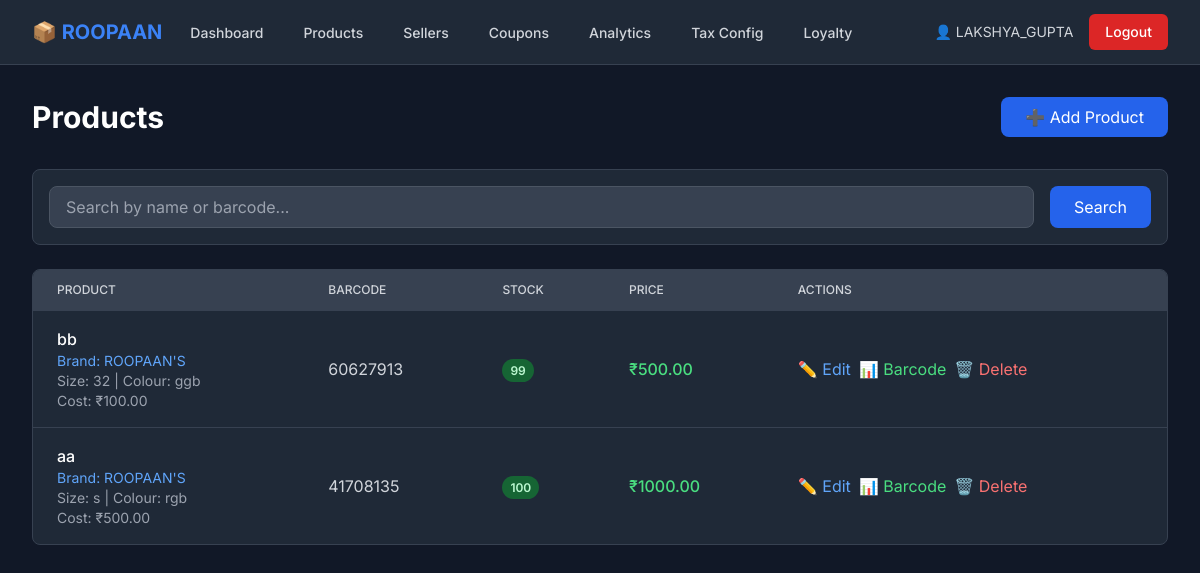
Before: /inventory/products/ (signed in) with the older database file.
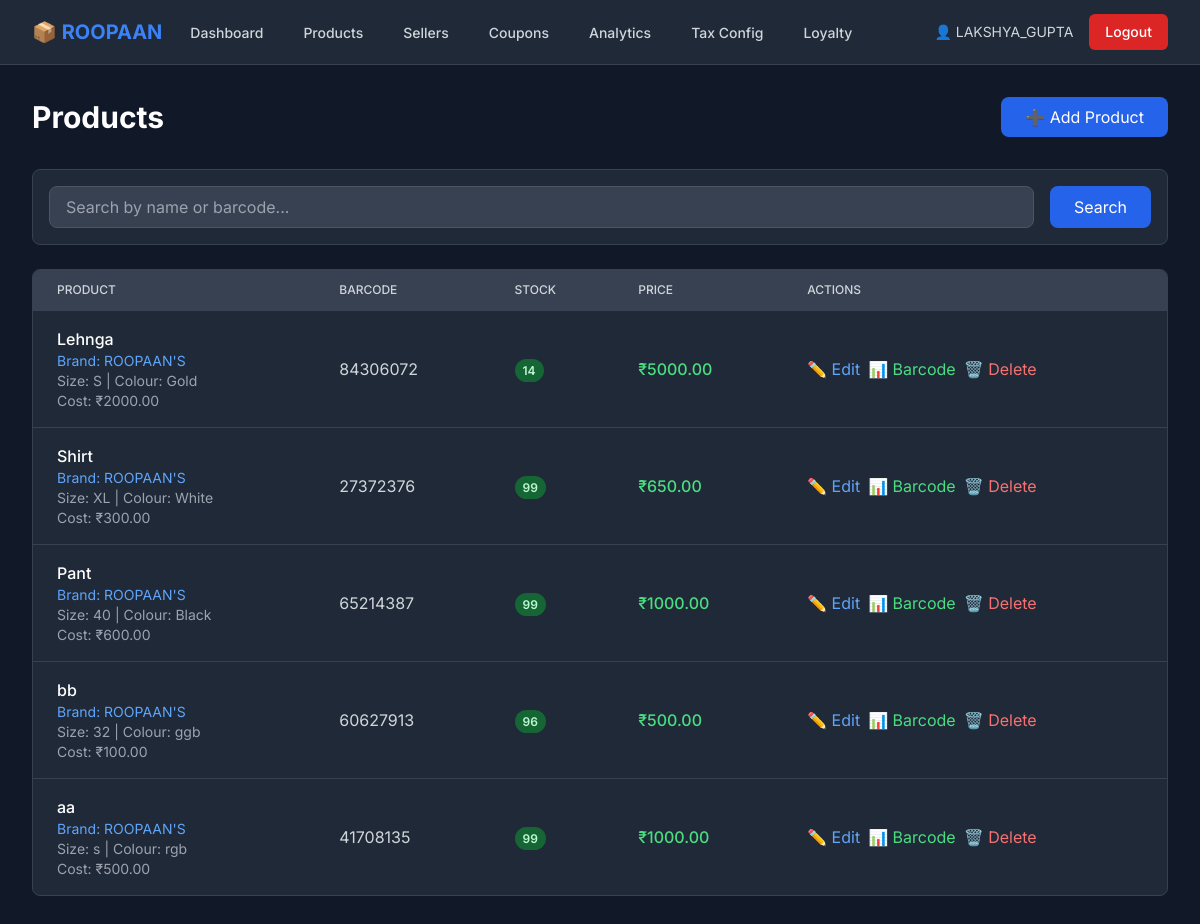
After: the same page with the newer database file.
### inventory/models.py (models this page shows, shortened)
class User(AbstractUser):
    USER_TYPE_CHOICES = [
        ('inventory', 'Inventory Manager'),
        ('seller', 'Seller'),
    ]
    user_type = models.CharField(max_length=20, choices=USER_TYPE_CHOICES, default='inventory')
    phone = models.CharField(max_length=15, blank=True, null=True)

class Product(models.Model):
    id = models.UUIDField(primary_key=True, default=uuid.uuid4, editable=False)
    name = models.CharField(max_length=255)
    brand = models.CharField(max_length=100, blank=True, null=True, default="ROOPAAN'S")
    size = models.CharField(max_length=50, blank=True, null=True)
    colour = models.CharField(max_length=50, blank=True, null=True)
    barcode = models.CharField(max_length=100, unique=True, blank=True)
    quantity = models.IntegerField(default=0, validators=[MinValueValidator(0)])
    selling_price = models.DecimalField(
        max_digits=10,
        decimal_places=2,
        validators=[MinValueValidator(Decimal('0.00'))]
    )
    cost_price = models.DecimalField(
        max_digits=10,
        decimal_places=2,
        validators=[MinValueValidator(Decimal('0.00'))]
    )
    import_duty = models.DecimalField(
        max_digits=10,
        decimal_places=2,
        default=Decimal('0.00'),
        validators=[MinValueValidator(Decimal('0.00'))]
    )
    description = models.TextField(blank=True, null=True)
    image = models.ImageField(upload_to='products/', blank=True, null=True)
    created_at = models.DateTimeField(auto_now_add=True)
    updated_at = models.DateTimeField(auto_now=True)
    created_by = models.ForeignKey(User, on_delete=models.SET_NULL, null=True)
    class Meta:
        ordering = ['-created_at']

### inventory/views.py (the view)
# urls.py: path('products/', views.product_list, name='product_list'),
@login_required
@user_passes_test(is_inventory_manager)
def product_list(request):
    query = request.GET.get('q', '')
    products = Product.objects.all()
    if query:
        products = products.filter(
            Q(name__icontains=query) |
            Q(barcode__icontains=query)
        )
    context = {'products': products, 'query': query}
    return render(request, 'inventory/product_list.html', context)

### inventory/views.py (called while the page is built)
def is_inventory_manager(user):
    return user.is_authenticated and user.user_type == 'inventory'

### templates/inventory/product_list.html (shortened to what this page needs)
{% extends 'base.html' %}
{% block content %}
<div class="max-w-7xl mx-auto px-4 sm:px-6 lg:px-8 py-8">
    <div class="flex justify-between items-center mb-8">
        <h1 class="text-3xl font-bold text-white">Products</h1>
        <a href="{% url 'inventory:add_product' %}" class="bg-blue-600 hover:bg-blue-700 text-white px-6 py-2 rounded-lg">
            ➕ Add Product
        </a>
    </div>
    <div class="bg-gray-800 rounded-lg p-4 border border-gray-700 mb-6">
        <form method="GET" class="flex gap-4">
            <input type="text" name="q" value="{{ query }}"
                   placeholder="Search by name or barcode..."
                   class="flex-1 px-4 py-2 bg-gray-700 border border-gray-600 rounded-lg focus:outline-none focus:border-blue-500 text-white">
            <button type="submit" class="bg-blue-600 hover:bg-blue-700 text-white px-6 py-2 rounded-lg">
                Search
            </button>
        </form>
    </div>
    <div class="bg-gray-800 rounded-lg border border-gray-700 overflow-hidden">
        <table class="min-w-full divide-y divide-gray-700">
            <thead class="bg-gray-700">
                <tr>
                    <th class="px-6 py-3 text-left text-xs font-medium text-gray-300 uppercase">Product</th>
                    <th class="px-6 py-3 text-left text-xs font-medium text-gray-300 uppercase">Barcode</th>
                    <th class="px-6 py-3 text-left text-xs font-medium text-gray-300 uppercase">Stock</th>
                    <th class="px-6 py-3 text-left text-xs font-medium text-gray-300 uppercase">Price</th>
                    <th class="px-6 py-3 text-left text-xs font-medium text-gray-300 uppercase">Actions</th>
                </tr>
            </thead>
            <tbody class="divide-y divide-gray-700">
                {% for product in products %}
                <tr class="hover:bg-gray-700">
                    <td class="px-6 py-4">
                        <div class="text-white font-medium">{{ product.name }}</div>
                        <div class="text-blue-400 text-sm">Brand: {{ product.brand|default:"ROOPAN'S" }}</div>
                        {% if product.size or product.colour %}
                        <div class="text-gray-400 text-sm">
                            {% if product.size %}Size: {{ product.size }}{% endif %}
                            {% if product.size and product.colour %} | {% endif %}
                            {% if product.colour %}Colour: {{ product.colour }}{% endif %}
                        </div>
                        {% endif %}
                        <div class="text-gray-400 text-sm">Cost: ₹{{ product.cost_price }}</div>
                    </td>
                    <td class="px-6 py-4 text-gray-300">{{ product.barcode }}</td>
                    <td class="px-6 py-4">
                        <span class="px-2 py-1 text-xs font-semibold rounded-full {% if product.quantity <= 10 %}bg-red-800 text-red-200{% else %}bg-green-800 text-green-200{% endif %}">
                            {{ product.quantity }}
                        </span>
                    </td>
                    <td class="px-6 py-4 text-green-400 font-medium">₹{{ product.selling_price }}</td>
                    <td class="px-6 py-4">
                        <div class="flex gap-2">
                            <a href="{% url 'inventory:edit_product' product.id %}" class="text-blue-400 hover:text-blue-300">✏️ Edit</a>
                            <a href="{% url 'inventory:generate_barcode' product.id %}" class="text-green-400 hover:text-green-300">📊 Barcode</a>
                            <form method="POST" action="{% url 'inventory:delete_product' product.id %}"
                                  onsubmit="return confirm('⚠️ Are you sure you want to delete {{ product.name }}? This action cannot be undone!');"
                                  class="inline">
                                <button type="submit" class="text-red-400 hover:text-red-300">🗑️ Delete</button>
                            </form>
                        </div>
                    </td>
                </tr>
                {% empty %}
                <tr>
                    <td colspan="5" class="px-6 py-8 text-center text-gray-400">No products found</td>
                </tr>
                {% endfor %}
            </tbody>
        </table>
    </div>
</div>
{% endblock %}

### templates/base.html (shortened to what this page needs)
<!DOCTYPE html>
<html lang="en" class="dark">
<head>
    <script src="https://cdn.tailwindcss.com"></script>
</head>
<body class="bg-gray-900 text-gray-100">
    {% if user.is_authenticated %}
    <nav class="bg-gray-800 border-b border-gray-700">
        <div class="max-w-7xl mx-auto px-4 sm:px-6 lg:px-8">
            <div class="flex justify-between h-16">
                <div class="flex">
                    <div class="flex-shrink-0 flex items-center">
                        <h1 class="text-xl font-bold text-blue-500">📦 ROOPAAN</h1>
                    </div>
                    <div class="hidden sm:ml-6 sm:flex sm:space-x-8">
                        {% if user.user_type == 'inventory' %}
                        <a href="{% url 'inventory:dashboard' %}" class="border-transparent text-gray-300 hover:border-gray-300 hover:text-white inline-flex items-center px-1 pt-1 border-b-2 text-sm font-medium">
                            Dashboard
                        </a>
                        <a href="{% url 'inventory:product_list' %}" class="border-transparent text-gray-300 hover:border-gray-300 hover:text-white inline-flex items-center px-1 pt-1 border-b-2 text-sm font-medium">
                            Products
                        </a>
                        <a href="{% url 'inventory:seller_list' %}" class="border-transparent text-gray-300 hover:border-gray-300 hover:text-white inline-flex items-center px-1 pt-1 border-b-2 text-sm font-medium">
                            Sellers
                        </a>
                        <a href="{% url 'inventory:coupon_list' %}" class="border-transparent text-gray-300 hover:border-gray-300 hover:text-white inline-flex items-center px-1 pt-1 border-b-2 text-sm font-medium">
                            Coupons
                        </a>
                        <a href="{% url 'analytics:dashboard' %}" class="border-transparent text-gray-300 hover:border-gray-300 hover:text-white inline-flex items-center px-1 pt-1 border-b-2 text-sm font-medium">
                            Analytics
                        </a>
                        <a href="{% url 'inventory:tax_config' %}" class="border-transparent text-gray-300 hover:border-gray-300 hover:text-white inline-flex items-center px-1 pt-1 border-b-2 text-sm font-medium">
                            Tax Config
                        </a>
                        <a href="{% url 'inventory:loyalty_config' %}" class="border-transparent text-gray-300 hover:border-gray-300 hover:text-white inline-flex items-center px-1 pt-1 border-b-2 text-sm font-medium">
                            Loyalty
                        </a>
                        {% endif %}
                    </div>
                </div>
                <div class="flex items-center">
                    <span class="text-gray-300 text-sm mr-4">👤 {{ user.username }}</span>
                    <a href="{% url 'logout' %}" class="bg-red-600 hover:bg-red-700 text-white px-4 py-2 rounded-md text-sm font-medium">
                        Logout
                    </a>
                </div>
            </div>
        </div>
    </nav>
    {% endif %}
    <main>
        {% block content %}
        {% endblock %}
    </main>
</body>
</html>

### templates/base.html (style rules this page uses)
body { font-family: 'Inter', sans-serif; }

Changed rows visible on the page:
added Product: name "Lehnga", brand "ROOPAAN'S", size "S", colour "Gold", cost_price "2000.00", barcode "84306072", quantity "14", selling_price "5000.00"
added Product: name "Shirt", brand "ROOPAAN'S", size "XL", colour "White", cost_price "300.00", barcode "27372376", quantity "99", selling_price "650.00"
added Product: name "Pant", brand "ROOPAAN'S", size "40", colour "Black", cost_price "600.00", barcode "65214387", quantity "99", selling_price "1000.00"
changed Product "bb": quantity "99" → "96"
changed Product "aa": quantity "100" → "99"
